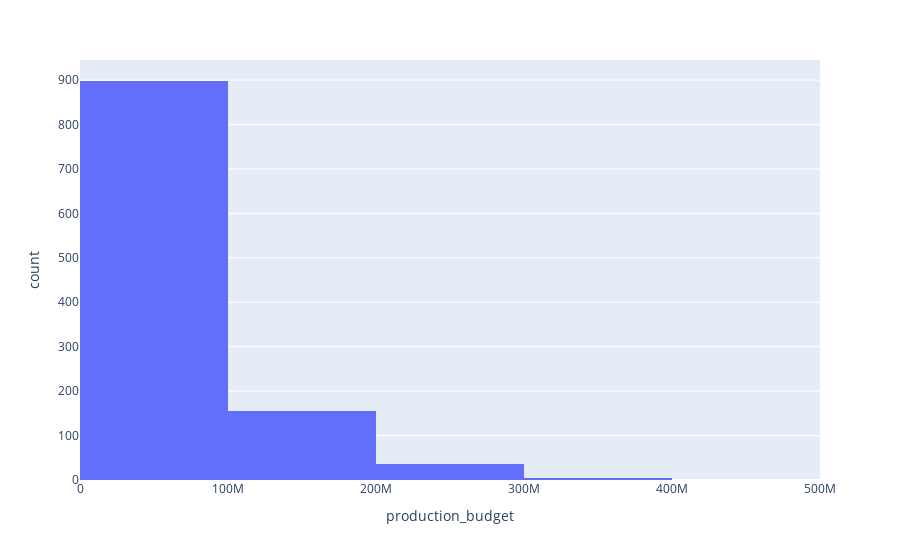

Notebook cell for this chart:
### Markdown cell above
## Distributions

### Code cell
# check for distributions
fig = px.histogram(df_movies, x="production_budget", nbins=8)
fig.show()

### Figure 1 — Plotly figure (JSON) as saved in the notebook; plotly's stock layout.template omitted (floating-point values rounded to 4 significant figures; data arrays with more than 128 entries replaced by an {"elided": "..."} marker saying what was removed)
{"data": [{"alignmentgroup": "True", "bingroup": "x", "hovertemplate": "production_budget=%{x}<br>count=%{y}<extra></extra>", "legendgroup": "", "marker": {"color": "#636efa"}, "name": "", "nbinsx": 8, "offsetgroup": "", "orientation": "v", "showlegend": false, "type": "histogram", "x": {"elided": "1094 int values"}, "xaxis": "x", "yaxis": "y"}], "layout": {"barmode": "relative", "legend": {"tracegroupgap": 0}, "margin": {"t": 60}, "xaxis": {"anchor": "y", "domain": [0, 1], "title": {"text": "production_budget"}}, "yaxis": {"anchor": "x", "domain": [0, 1], "title": {"text": "count"}}}}
